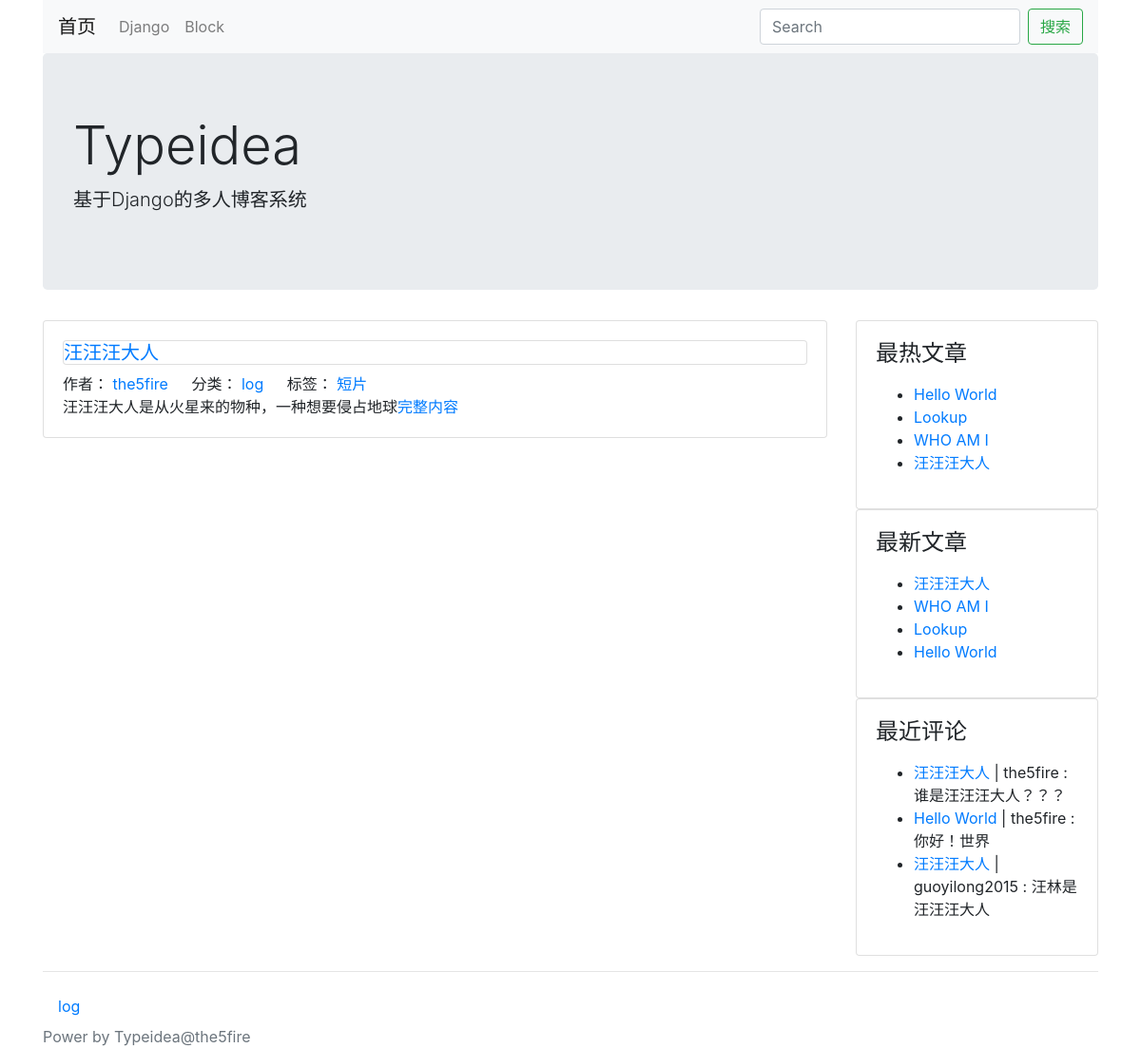
Screenshot of /category/3/ with the database file from the repository.
### blog/models.py (models this page shows, shortened)
class Category(models.Model):
    STATUS_NORMAL = 1
    STATUS_DELETE = 0
    STATUS_ITEMS = (
        (STATUS_NORMAL,'正常'),
        (STATUS_DELETE,'删除'),
    )
    name = models.CharField(max_length=50, verbose_name="名称")
    status = models.PositiveIntegerField(default=STATUS_NORMAL,choices=STATUS_ITEMS, verbose_name="状态")
    is_nav = models.BooleanField(default=False,verbose_name="是否为导航")
    owner = models.ForeignKey(User,verbose_name="作者")
    created_time = models.DateTimeField(auto_now_add=True,verbose_name="创建时间")
    class Meta:
        verbose_name = verbose_name_plural = '分类'
    @classmethod
    def get_navs(cls):
        categories = cls.objects.filter(status = cls.STATUS_NORMAL)
        nav_categories = []
        normal_categories = []
        for cate in categories:
            if cate.is_nav:
                nav_categories.append(cate)
            else:
                normal_categories.append(cate)
        return {
            'navs':nav_categories,
            'categories':normal_categories,
        }

class Post(models.Model):
    STATUS_NORMAL = 1
    STATUS_DELETE = 0
    STATUS_DRAFT = 2
    STATUS_ITEMS = (
        (STATUS_NORMAL, '正常'),
        (STATUS_DELETE, '删除'),
        (STATUS_DRAFT,'草稿'),
    )
    pv = models.PositiveIntegerField(default=1)
    uv = models.PositiveIntegerField(default=1)
    title = models.CharField(max_length=255, verbose_name="标题")
    desc = models.CharField(max_length=1024,blank= True,verbose_name="摘要")
    content = models.TextField(verbose_name="正文",help_text="正文必须为 MarkDown 格式")
    status = models.PositiveIntegerField(default=STATUS_NORMAL, choices=STATUS_ITEMS, verbose_name="状态")
    category = models.ForeignKey(Category,verbose_name="分类")
    tag = models.ManyToManyField(Tag,verbose_name="标签")
    owner = models.ForeignKey(User, verbose_name="作者")
    created_time = models.DateTimeField(auto_now_add=True, verbose_name="创建时间")
    class Meta:
        verbose_name = verbose_name_plural = '文章'
        ordering = ['-id']
    @staticmethod
    def get_by_category(category_id):
        try:
            category = Category.objects.get(id = category_id)
        except Category.DoesNotExist:
            category = None
            post_list = []
        else:
            post_list = category.post_set.filter(status=Post.STATUS_NORMAL).select_related('owner','category')
        return post_list,category
    @classmethod
    def latest_posts(cls):
        queryset = cls.objects.filter(status=cls.STATUS_NORMAL)
        return queryset
    @classmethod
    def hot_posts(cls):
        return cls.objects.filter(status=cls.STATUS_NORMAL).order_by('-pv')

class Tag(models.Model):
    STATUS_NORMAL = 1
    STATUS_DELETE = 0
    STATUS_ITEMS = (
        (STATUS_NORMAL, '正常'),
        (STATUS_DELETE, '删除'),
    )
    name = models.CharField(max_length=10, verbose_name="名称")
    status = models.PositiveIntegerField(default=STATUS_NORMAL, choices=STATUS_ITEMS, verbose_name="状态")
    is_nav = models.BooleanField(default=False, verbose_name="是否为导航")
    owner = models.ForeignKey(User, verbose_name="作者")
    created_time = models.DateTimeField(auto_now_add=True, verbose_name="创建时间")
    class Meta:
        verbose_name = verbose_name_plural = '标签'

### config/models.py (models this page shows, shortened)
class SideBar(models.Model):
    DISPLAY_HTML = 1
    DISPLAY_LATEST = 2
    DISPLAY_HOT = 3
    DISPLAY_COMMENT = 4
    SIDE_TYPE = (
        (DISPLAY_HTML,'HTML'),
        (DISPLAY_LATEST,'最新文章'),
        (DISPLAY_HOT,'最热文章'),
        (DISPLAY_COMMENT,'最近评论'),
    )
    STATUS_SHOW = 1
    STATUS_HIDE = 0
    STATUS_ITEMS = (
        (STATUS_SHOW, '展示'),
        (STATUS_HIDE, '隐藏'),
    )
    title = models.CharField(max_length=10, verbose_name="标题")
    display_type = models.PositiveIntegerField(default=1, choices=SIDE_TYPE, verbose_name="展示类型")
    content = models.CharField(max_length=500,blank=True, verbose_name="内容",help_text="如果设置的不是 HTML 类型，可为空")
    status = models.PositiveIntegerField(default=STATUS_SHOW,choices=STATUS_ITEMS,verbose_name="状态")
    owner = models.ForeignKey(User, verbose_name="作者")
    created_time = models.DateTimeField(auto_now_add=True, verbose_name="创建时间")
    class Meta:
        verbose_name = verbose_name_plural = '侧边栏'
    @classmethod
    def get_all(cls):
        return cls.objects.filter(status=cls.STATUS_SHOW)
    @property
    def content_html(self):
        from blog.models import Post
        from comment.models import Comment
        result = ''
        if self.display_type == self.DISPLAY_HTML:
            result = self.content
        elif self.display_type == self.DISPLAY_LATEST:
            context = {
                'posts':Post.latest_posts()
            }
            result = render_to_string('config/blocks/sidebar_posts.html',context)
        elif self.display_type == self.DISPLAY_HOT:
            context = {
                'posts': Post.hot_posts()
            }
            result = render_to_string('config/blocks/sidebar_posts.html', context)
        elif self.display_type == self.DISPLAY_COMMENT:
            context = {
                'comments': Comment.objects.filter(status=Comment.STATUS_NORMAL)
            }
            result = render_to_string('config/blocks/sidebar_comments.html', context)
        return result

### comment/models.py (models this page shows)
class Comment(models.Model):
    STATUS_NORMAL = 1
    STATUS_DELETE = 0
    STATUS_ITEMS = (
        (STATUS_NORMAL,'正常'),
        (STATUS_DELETE,'删除'),
    )
    target = models.ForeignKey(Post,verbose_name="评论目标",) #on_delete=models.CASCADE
    content=models.CharField(max_length=2000, verbose_name="内容")
    nickname = models.CharField(max_length=50,verbose_name="昵称")
    website = models.URLField(verbose_name="网站")
    email = models.EmailField(verbose_name="邮箱")
    status = models.PositiveIntegerField(default=STATUS_NORMAL,choices=STATUS_ITEMS, verbose_name="状态")
    created_time = models.DateTimeField(auto_now_add=True,verbose_name="创建时间")
    class Meta:
        verbose_name = verbose_name_plural = '评论'

### blog/views.py (the view)
# urls.py: url(r'^category/(?P<category_id>\d+)/$',post_list,name='category-list'),
def post_list(request,category_id=None,tag_id=None):
    tag = None
    category = None
    if tag_id:
        post_list,tag = Post.get_by_tag(tag_id)
    elif category_id:
        post_list ,category = Post.get_by_category(category_id)
    else:
        post_list = Post.latest_posts()
    context = {
        'category': category,
        'tag': tag,
        'post_list':post_list,
        'sidebars': SideBar.get_all(),
    }
    context.update(Category.get_navs())
    return render(request, 'blog/list.html', context=context)

### typeidea/themes/bootstrap/templates/blog/list.html (shortened to what this page needs)
{% extends "./base.html" %}
{% block main %}
    {% for post in post_list %}
        <div class="card post">
        <div class="card-body">
            <h5 class="card -title"><a href="{% url 'post-detail' post.id %}">{{ post.title }}</a></h5>
                <span class="card-link">作者：<a href="#"> {{ post.owner.username }}</a></span>
                <span class="card-link">分类：<a href="{% url 'category-list' post.category.id %}">
                    {{ post.category.name}}</a> </span>
                <span class="card-link">标签：
                    {% for tag in post.tag.all %}
                        <a href="{% url 'tag-list' tag.id %}">{{ tag.name }}</a>
                    {% endfor %}
                </span>
            <p class="card-text">{{ post.desc }}<a href="{% url 'post-detail' post.id %}">完整内容</a></p>
        </div>
        </div>
    {% endfor %}
{% endblock %}

### typeidea/themes/bootstrap/templates/blog/base.html (shortened to what this page needs)
<!DOCTYPE HTML>
<html lang="en">
<head>
    <link rel="stylesheet" href="http://cdn.bootcss.com/bootstrap/4.0.0/css/bootstrap.css">
</head>
<body>
<div class="container head">
<nav class="navbar navbar-expand-lg navbar-light bg-light">
    <a class="navbar-brand" href="/">首页</a>
    <div class="collapsed navbar-collapse" id="navbarSupportedContent">
        <ul class="navbar-nav mr-auto">
            {% for cate in navs %}
                <li class="nav-item">
                <a class="nav-link"  href="{% url 'category-list' cate.id %}">{{ cate.name }}</a>
                </li>
            {% endfor %}
        </ul>
    <form class="form-inline my-2 my-lg-0" method='GET'>
        <input class="form-control mr-sm-2" type="search" placeholder="Search"
            aria-label="Search">
        <button class="btn btn-outline-success" type="submit">搜索</button>
    </form>
    </div>
</nav>
<div class="jumbotron">
    <h1 class="display-4">Typeidea</h1>
    <p class="lead">基于Django的多人博客系统</p>
</div>
</div>
<div class="container main">
    <div class="row">
        <div class="col-9 post-list">
            {% block main %}
            {% endblock %}
        </div>
    <div class="col-3">
        {% block sidebar %}
        {% for sidebar in sidebars %}
        <div class="card sidebar">
            <div class="card-body">
                <h4 class="card-title">{{ sidebar.title }}</h4>
                <p>
                    {{ sidebar.content_html }}
                </p>
            </div>
        </div>
        {% endfor %}
        {% endblock %}
    </div>
    </div>
</div>
<footer class="footer">
    {% block footer %}
    <div class="container">
        <hr/>
        <nav class="nav category">
            {% for cate in categories %}
            <a href="{% url 'category-list' cate.id %}" class="nav-link">{{ cate.name }}</a>
            {% endfor %}
        </nav>
    </div>
<div class="container power">
    <span class="text-muted">Power by Typeidea@the5fire</span
</div>
{% endblock %}
</footer>
</body>
</html>

### typeidea/themes/bootstrap/templates/config/blocks/sidebar_posts.html
<ul>
    {% for post in posts %}
    <li><a href="/post/{{ post.id }}.html">{{ post.title }}</a>
    {% endfor %}
</ul>

### typeidea/themes/bootstrap/templates/config/blocks/sidebar_comments.html
<ul>
    {% for comment in comments %}
    <li><a href="/post/{{ comment.target_id }}.html">{{ comment.target.title }}</a> |
        {{ comment.nickname }} : {{ comment.content }}
    {% endfor %}
</ul>

### typeidea/themes/bootstrap/templates/blog/base.html (style rules this page uses)
.post { margin-bottom: 5px; }

### rows the page displays
Category: name "Django"
Category: name "Block"
Post: title "汪汪汪大人", owner.username "the5fire", category.name "log", desc "汪汪汪大人是从火星来的物种，一种想要侵占地球"
Tag: name "短片"
SideBar: title "最热文章"
Post: title "Hello World"
Post: title "Lookup"
Post: title "WHO AM I"
SideBar: title "最新文章"
SideBar: title "最近评论"
Comment: target "汪汪汪大人", nickname "the5fire", content "谁是汪汪汪大人？？？"
Comment: target "Hello World", nickname "the5fire", content "你好！世界"
Comment: target "汪汪汪大人", nickname "guoyilong2015", content "汪林是汪汪汪大人"
Category: name "log"
